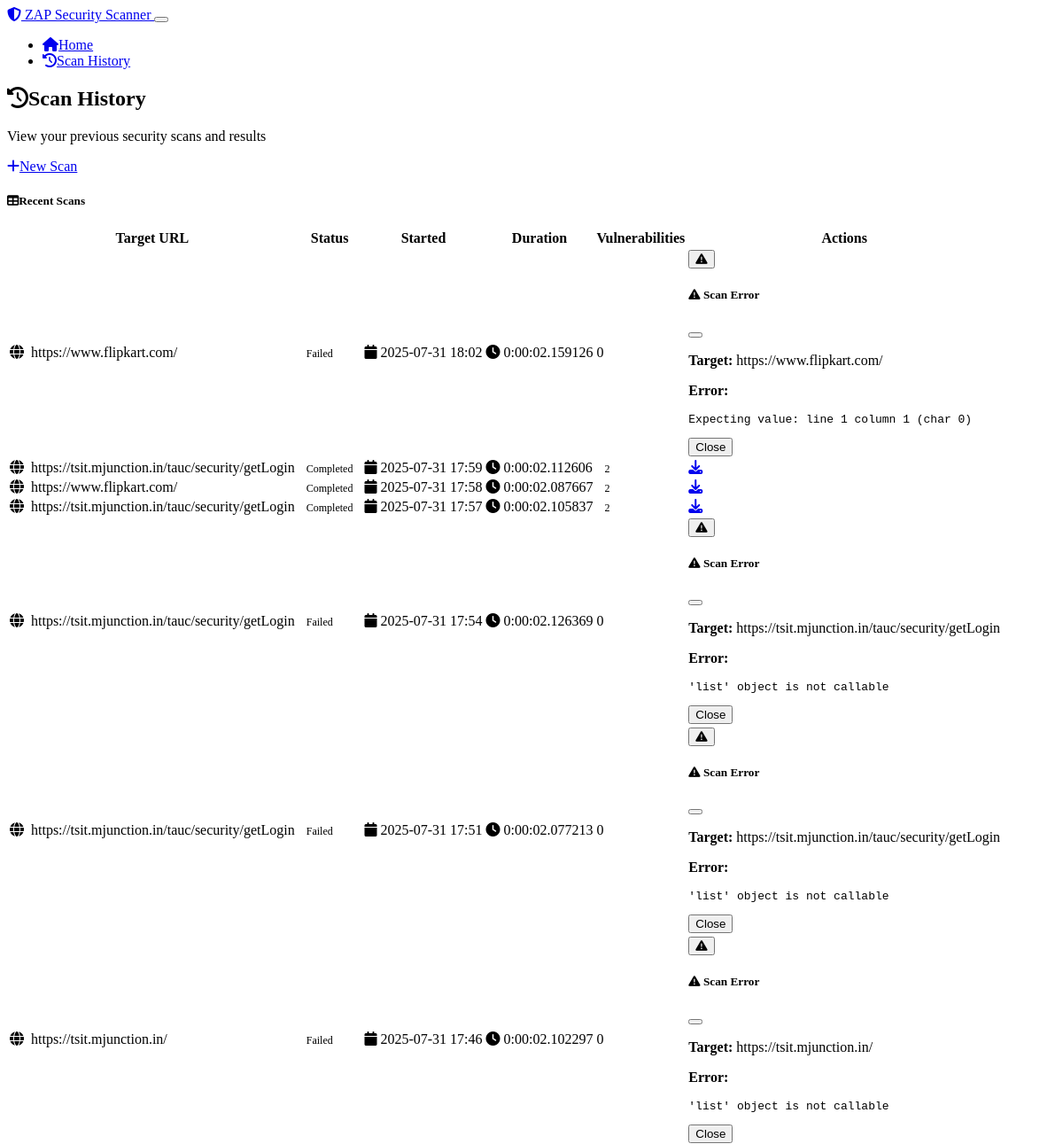
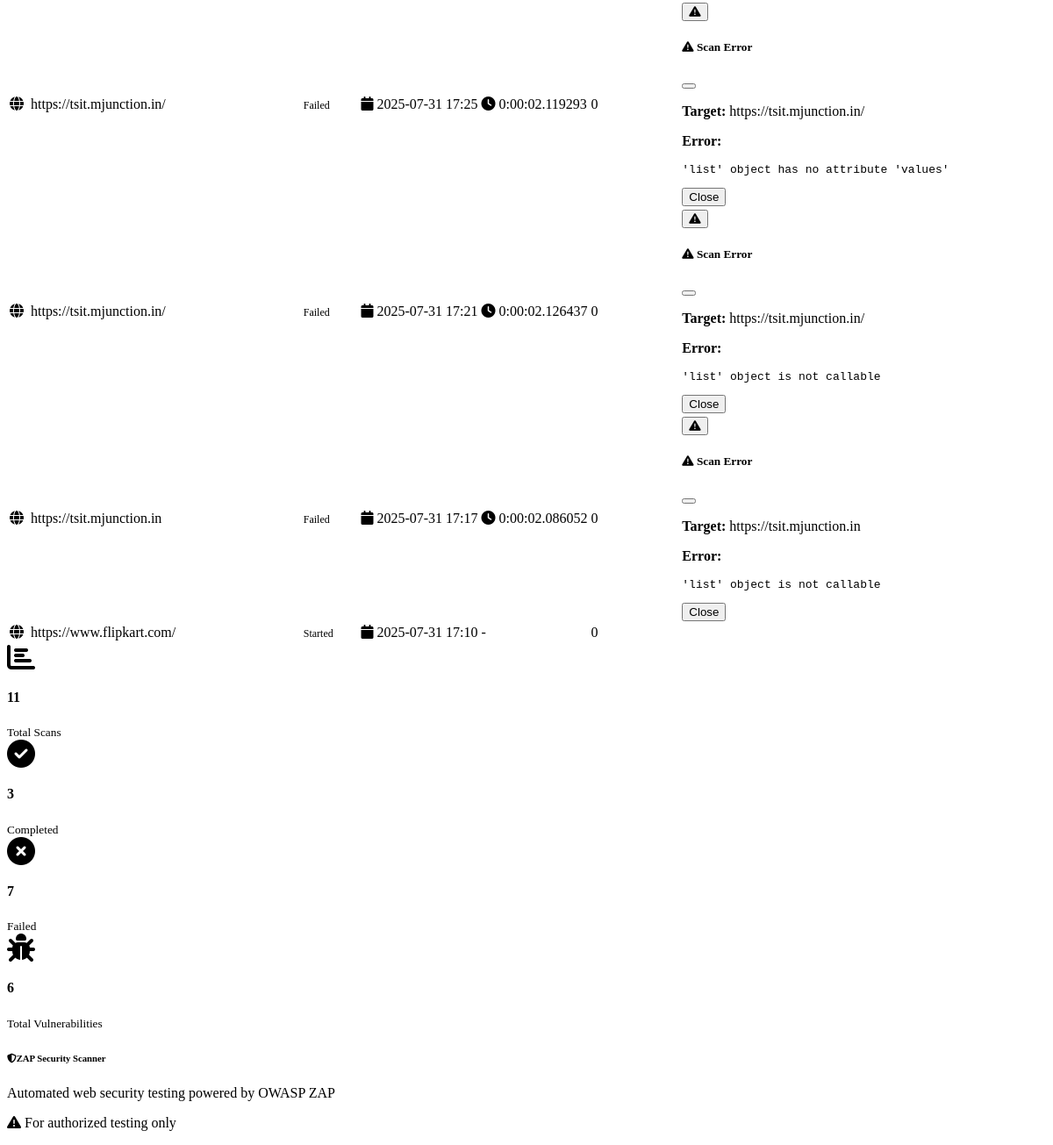
/scan_history, run on an earlier commit of the app's database (2 pictures, top to bottom).
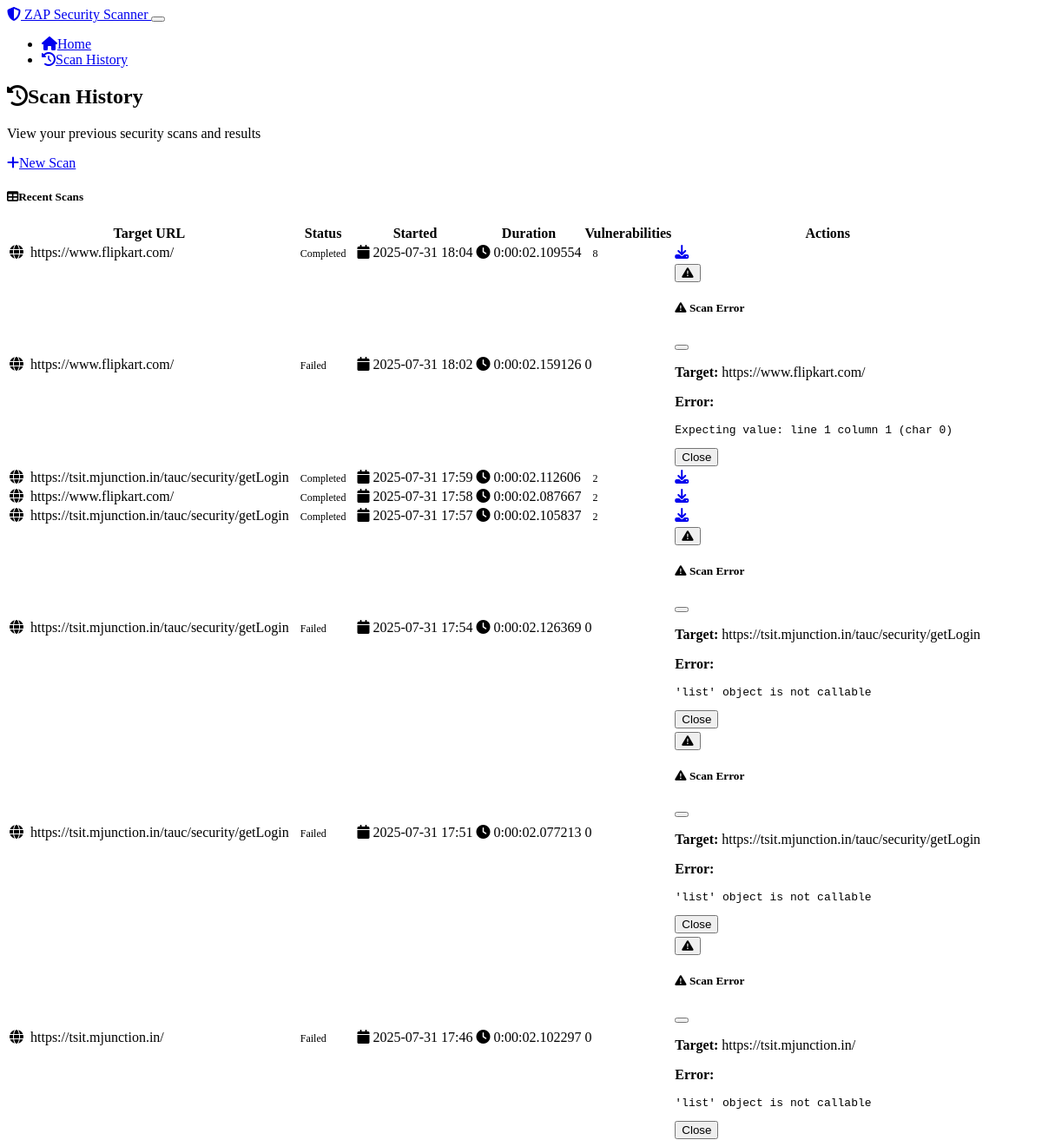
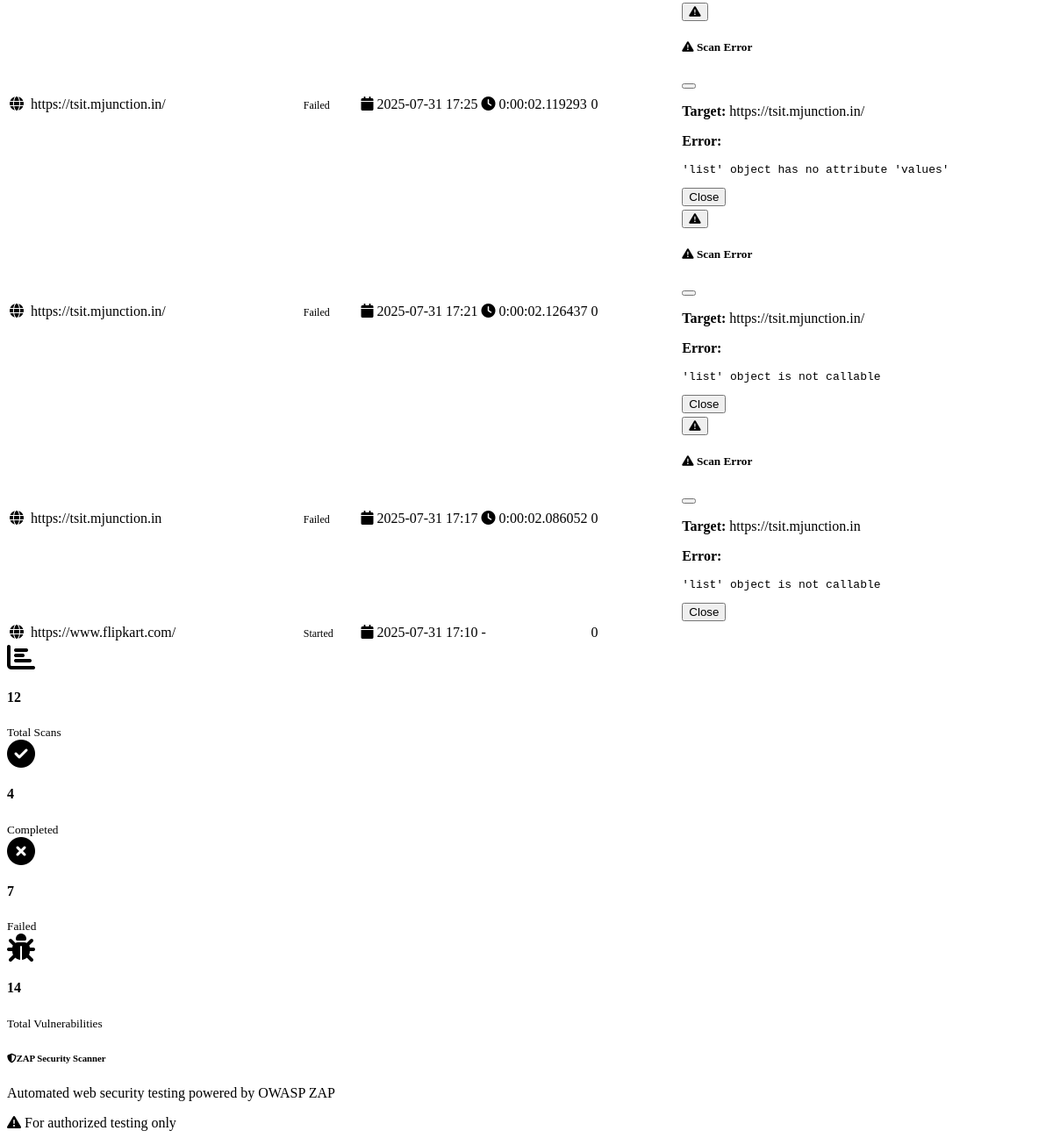
And on a later commit of the database (2 pictures, top to bottom).
### models.py (models this page shows, shortened)
class ScanRecord(db.Model):
    id = db.Column(db.Integer, primary_key=True)
    target_url = db.Column(db.String(500), nullable=False)
    status = db.Column(db.String(50), nullable=False, default='pending')  # pending, started, completed, failed, stopped
    started_at = db.Column(db.DateTime, nullable=False, default=datetime.utcnow)
    completed_at = db.Column(db.DateTime)
    vulnerability_count = db.Column(db.Integer, default=0)
    results_json = db.Column(Text)  # Store scan results as JSON
    error_message = db.Column(Text)
    @property
    def duration(self):
        if self.completed_at and self.started_at:
            return self.completed_at - self.started_at
        return None
    @property
    def status_badge_class(self):
        status_classes = {
            'pending': 'bg-secondary',
            'started': 'bg-primary',
            'completed': 'bg-success',
            'failed': 'bg-danger',
            'stopped': 'bg-warning'
        }
        return status_classes.get(self.status, 'bg-secondary')

### app.py (the view)
@app.route('/scan_history')
def scan_history():
    scans = models.ScanRecord.query.order_by(models.ScanRecord.started_at.desc()).limit(20).all()
    return render_template('scan_history.html', scans=scans)

### templates/scan_history.html (shortened to what this page needs)
{% extends "base.html" %}
{% block content %}
<div class="row">
    <div class="col-12">
        <div class="d-flex justify-content-between align-items-center mb-4">
            <div>
                <h2><i class="fas fa-history me-2"></i>Scan History</h2>
                <p class="text-muted mb-0">View your previous security scans and results</p>
            </div>
            <div>
                <a href="{{ url_for('index') }}" class="btn btn-primary">
                    <i class="fas fa-plus me-2"></i>New Scan
                </a>
            </div>
        </div>
        {% if scans %}
        <div class="card shadow">
            <div class="card-header bg-dark text-white">
                <h5 class="card-title mb-0">
                    <i class="fas fa-table me-2"></i>Recent Scans
                </h5>
            </div>
            <div class="card-body p-0">
                <div class="table-responsive">
                    <table class="table table-hover mb-0">
                        <thead class="table-dark">
                            <tr>
                                <th>Target URL</th>
                                <th>Status</th>
                                <th>Started</th>
                                <th>Duration</th>
                                <th>Vulnerabilities</th>
                                <th>Actions</th>
                            </tr>
                        </thead>
                        <tbody>
                            {% for scan in scans %}
                            <tr>
                                <td>
                                    <i class="fas fa-globe me-2 text-primary"></i>
                                    <span class="fw-bold">{{ scan.target_url|truncate(50) }}</span>
                                </td>
                                <td>
                                    <span class="badge {{ scan.status_badge_class }}">
                                        {{ scan.status|title }}
                                    </span>
                                </td>
                                <td>
                                    <i class="fas fa-calendar me-1 text-muted"></i>
                                    {{ scan.started_at.strftime('%Y-%m-%d %H:%M') }}
                                </td>
                                <td>
                                    {% if scan.duration %}
                                        <i class="fas fa-clock me-1 text-muted"></i>
                                        {{ scan.duration }}
                                    {% else %}
                                        <span class="text-muted">-</span>
                                    {% endif %}
                                </td>
                                <td>
                                    {% if scan.vulnerability_count %}
                                        <span class="badge bg-{{ 'danger' if scan.vulnerability_count > 5 else 'warning' if scan.vulnerability_count > 0 else 'success' }}">
                                            {{ scan.vulnerability_count }}
                                        </span>
                                    {% else %}
                                        <span class="text-muted">0</span>
                                    {% endif %}
                                </td>
                                <td>
                                    {% if scan.status == 'completed' and scan.results_json %}
                                        <a href="{{ url_for('download_report', scan_id=scan.id) }}"
                                           class="btn btn-sm btn-success me-2"
                                           title="Download PDF Report">
                                            <i class="fas fa-download"></i>
                                        </a>
                                    {% endif %}
                                    {% if scan.error_message %}
                                        <button class="btn btn-sm btn-outline-danger"
                                                data-bs-toggle="modal"
                                                data-bs-target="#errorModal{{ scan.id }}"
                                                title="View Error">
                                            <i class="fas fa-exclamation-triangle"></i>
                                        </button>
                                        <div class="modal fade" id="errorModal{{ scan.id }}" tabindex="-1">
                                            <div class="modal-dialog">
                                                <div class="modal-content">
                                                    <div class="modal-header bg-danger text-white">
                                                        <h5 class="modal-title">
                                                            <i class="fas fa-exclamation-triangle me-2"></i>
                                                            Scan Error
                                                        </h5>
                                                        <button type="button" class="btn-close" data-bs-dismiss="modal"></button>
                                                    </div>
                                                    <div class="modal-body">
                                                        <p><strong>Target:</strong> {{ scan.target_url }}</p>
                                                        <p><strong>Error:</strong></p>
                                                        <pre class="bg-light p-3 rounded">{{ scan.error_message }}</pre>
                                                    </div>
                                                    <div class="modal-footer">
                                                        <button type="button" class="btn btn-secondary" data-bs-dismiss="modal">Close</button>
                                                    </div>
                                                </div>
                                            </div>
                                        </div>
                                    {% endif %}
                                </td>
                            </tr>
                            {% endfor %}
                        </tbody>
                    </table>
                </div>
            </div>
        </div>
        {% endif %}
        {% if scans %}
        <div class="row mt-4">
            <div class="col-md-3">
                <div class="card bg-primary text-white">
                    <div class="card-body text-center">
                        <i class="fas fa-chart-bar fa-2x mb-2"></i>
                        <h4>{{ scans|length }}</h4>
                        <small>Total Scans</small>
                    </div>
                </div>
            </div>
            <div class="col-md-3">
                <div class="card bg-success text-white">
                    <div class="card-body text-center">
                        <i class="fas fa-check-circle fa-2x mb-2"></i>
                        <h4>{{ scans|selectattr('status', 'equalto', 'completed')|list|length }}</h4>
                        <small>Completed</small>
                    </div>
                </div>
            </div>
            <div class="col-md-3">
                <div class="card bg-danger text-white">
                    <div class="card-body text-center">
                        <i class="fas fa-times-circle fa-2x mb-2"></i>
                        <h4>{{ scans|selectattr('status', 'equalto', 'failed')|list|length }}</h4>
                        <small>Failed</small>
                    </div>
                </div>
            </div>
            <div class="col-md-3">
                <div class="card bg-warning text-dark">
                    <div class="card-body text-center">
                        <i class="fas fa-bug fa-2x mb-2"></i>
                        <h4>{{ scans|sum(attribute='vulnerability_count') or 0 }}</h4>
                        <small>Total Vulnerabilities</small>
                    </div>
                </div>
            </div>
        </div>
        {% endif %}
    </div>
</div>
{% endblock %}

### templates/base.html (shortened to what this page needs)
<!DOCTYPE html>
<html lang="en" data-bs-theme="dark">
<head>
    <link href="https://cdn.replit.com/agent/bootstrap-agent-dark-theme.min.css" rel="stylesheet">
    <link rel="stylesheet" href="https://cdnjs.cloudflare.com/ajax/libs/font-awesome/6.4.0/css/all.min.css">
    <link rel="stylesheet" href="{{ url_for('static', filename='css/custom.css') }}">
</head>
<body>
    <nav class="navbar navbar-expand-lg navbar-dark bg-dark">
        <div class="container">
            <a class="navbar-brand" href="{{ url_for('index') }}">
                <i class="fas fa-shield-alt me-2"></i>
                ZAP Security Scanner
            </a>
            <button class="navbar-toggler" type="button" data-bs-toggle="collapse" data-bs-target="#navbarNav">
            </button>
            <div class="collapse navbar-collapse" id="navbarNav">
                <ul class="navbar-nav ms-auto">
                    <li class="nav-item">
                        <a class="nav-link" href="{{ url_for('index') }}">
                            <i class="fas fa-home me-1"></i>Home
                        </a>
                    </li>
                    <li class="nav-item">
                        <a class="nav-link" href="{{ url_for('scan_history') }}">
                            <i class="fas fa-history me-1"></i>Scan History
                        </a>
                    </li>
                </ul>
            </div>
        </div>
    </nav>
    <main class="container my-4">
        {% block content %}{% endblock %}
    </main>
    <footer class="bg-dark text-light py-4 mt-5">
        <div class="container">
            <div class="row">
                <div class="col-md-6">
                    <h6><i class="fas fa-shield-alt me-2"></i>ZAP Security Scanner</h6>
                    <p class="small mb-0">Automated web security testing powered by OWASP ZAP</p>
                </div>
                <div class="col-md-6 text-md-end">
                    <p class="small mb-0">
                        <i class="fas fa-exclamation-triangle me-1"></i>
                        For authorized testing only
                    </p>
                </div>
            </div>
        </div>
    </footer>
</body>
</html>

### static/css/custom.css (style rules this page uses)
.card { transition: transform 0.2s ease-in-out, box-shadow 0.2s ease-in-out; }
.badge { font-size: 0.75em; padding: 0.5em 0.75em; }
[data-bs-theme="dark"] .card { background-color: var(--bs-dark); border-color: var(--bs-secondary); }
[data-bs-theme="dark"] .text-muted { color: var(--bs-secondary) !important; }
footer { margin-top: auto; }
html { scroll-behavior: smooth; }
.fas + span, .far + span { margin-left: 0.25rem; }

What changed in the data, as far as the page shows it:
added ScanRecord: target_url "https://www.flipkart.com/", status "Completed", started_at "2025-07-31 18:04", duration "0:00:02.109554", vulnerability_count "8"
Also different on the page:
{{ scans|length }}: "11" → "12"
{{ scans|selectattr('status', 'equalto', 'completed')|list|length }}: "3" → "4"
{{ scans|sum(attribute='vulnerability_count') or 0 }}: "6" → "14"
